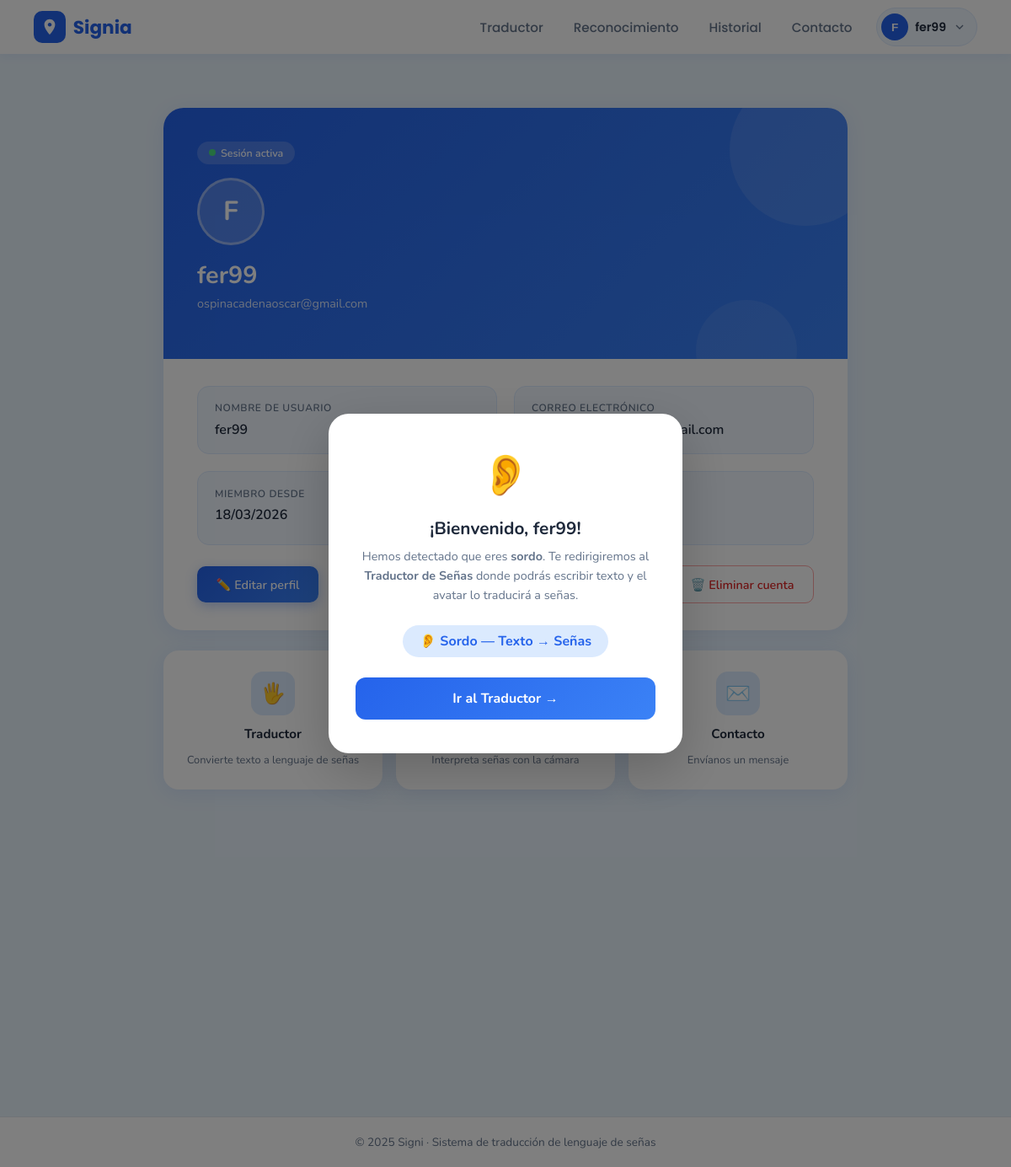
/perfil/ (signed in), run on the app's committed database.
### usuarios/models.py (models this page shows, shortened)
class Usuario(AbstractUser):
    DISCAPACIDAD_CHOICES = [
        ('ninguna', 'Ninguna'),
        ('sordo',   'Sordo'),
        ('mudo',    'Mudo'),
    ]
    discapacidad = models.CharField(
        max_length=10,
        choices=DISCAPACIDAD_CHOICES,
        default='ninguna'
    )

### usuarios/views.py (the view)
# urls.py: path('perfil/',         views.perfil,           name='perfil'),
@login_required
def perfil(request):
    return render(request, 'usuarios/perfil.html', {
        'usuario': request.user,
    })

### usuarios/context_processors.py (called while the page is built)
def disability_modal(request):
    show_modal = False
    if request.user.is_authenticated:
        show_modal = request.session.pop('show_disability_modal', False)
    return {'show_disability_modal': show_modal}

### templates/usuarios/perfil.html (shortened to what this page needs)
{% extends 'base.html' %}
{% load static %}
{% load socialaccount %}
{% block content %}
<div class="page">
  <div class="perfil-card">
    <div class="perfil-header">
      <div class="perfil-badge">Sesión activa</div>
      <div class="perfil-avatar">
        {% get_social_accounts usuario as social_accounts %}
        {% if social_accounts.google %}
          <img src="{{ social_accounts.google.0.get_avatar_url }}" alt="Foto de perfil">
        {% else %}
          <span class="perfil-avatar-inicial">{{ usuario.username|first }}</span>
        {% endif %}
      </div>
      <h1>{{ usuario.username }}</h1>
      <p>{{ usuario.email }}</p>
    </div>
    <div class="perfil-body">
      <div class="info-grid">
        <div class="info-item">
          <label>Nombre de usuario</label>
          <p>{{ usuario.username }}</p>
        </div>
        <div class="info-item">
          <label>Correo electrónico</label>
          <p>{{ usuario.email|default:"No registrado" }}</p>
        </div>
        <div class="info-item">
          <label>Miembro desde</label>
          <p>{{ usuario.date_joined|date:"d/m/Y" }}</p>
        </div>
        <div class="info-item">
          <label>Tipo de acceso</label>
          <p>
            {% if usuario.discapacidad == 'sordo' %}
              <span class="discapacidad-badge disc-sordo">👂 Sordo</span>
            {% elif usuario.discapacidad == 'mudo' %}
              <span class="discapacidad-badge disc-mudo">🤟 Mudo</span>
            {% else %}
              <span class="discapacidad-badge disc-ninguna">🙂 Acceso general</span>
            {% endif %}
          </p>
        </div>
      </div>
      <div class="perfil-acciones">
        <a href="{% url 'editar_perfil' %}" class="btn-accion btn-accion-primary">✏️ Editar perfil</a>
        <a href="{% url 'cambiar_password' %}" class="btn-accion btn-accion-outline">🔒 Cambiar contraseña</a>
        <button onclick="document.getElementById('modalEliminar').style.display='flex'" class="btn-accion btn-accion-danger">🗑️ Eliminar cuenta</button>
      </div>
    </div>
  </div>
  <div class="accesos">
    <a href="{% url 'traduccion' %}" class="acceso-card">
      <div class="acceso-icon">🖐️</div>
      <h3>Traductor</h3>
      <p>Convierte texto a lenguaje de señas</p>
    </a>
    <a href="{% url 'reconocimiento' %}" class="acceso-card">
      <div class="acceso-icon">📷</div>
      <h3>Reconocimiento</h3>
      <p>Interpreta señas con la cámara</p>
    </a>
    <a href="{% url 'contacto' %}" class="acceso-card">
      <div class="acceso-icon">✉️</div>
      <h3>Contacto</h3>
      <p>Envíanos un mensaje</p>
    </a>
  </div>
</div>
{% endblock %}

### templates/base.html (shortened to what this page needs)
{% load static %}
{% load socialaccount %}
<!DOCTYPE html>
<html lang="es">
<head>
    <link rel="stylesheet" href="{% static 'css/style.css' %}">
</head>
<body>
<nav class="main-nav">
    <a class="nav-logo" href="{% url 'index' %}">
        <div class="logo-icon">
            <svg viewBox="0 0 24 24" xmlns="http://www.w3.org/2000/svg">
                <path d="M12 2C8.13 2 5 5.13 5 9c0 5.25 7 13 7 13s7-7.75 7-13c0-3.87-3.13-7-7-7zm0 9.5c-1.38 0-2.5-1.12-2.5-2.5S10.62 6.5 12 6.5s2.5 1.12 2.5 2.5S13.38 11.5 12 11.5z"/>
            </svg>
        </div>
        <span class="logo-text">Signia</span>
    </a>
    <ul class="nav-links">
        {% if user.is_authenticated %}
            <li><a href="{% url 'traduccion' %}">Traductor</a></li>
            <li><a href="{% url 'reconocimiento' %}">Reconocimiento</a></li>
            <li><a href="{% url 'historial' %}">Historial</a></li>
            <li><a href="{% url 'contacto' %}">Contacto</a></li>
        {% else %}
            <li><a href="{% url 'index' %}">Inicio</a></li>
            <li><a href="{% url 'home' %}">Login</a></li>
            <li><a href="{% url 'traduccion' %}">Traductor</a></li>
            <li><a href="{% url 'reconocimiento' %}">Reconocimiento</a></li>
            <li><a href="{% url 'contacto' %}">Contacto</a></li>
        {% endif %}
    </ul>
    {% if user.is_authenticated %}
    <div class="user-menu" id="userMenu">
        <button class="user-menu-btn" onclick="toggleMenu()">
            <div class="user-avatar">
                {% get_social_accounts user as social_accounts %}
                {% if social_accounts.google %}
                    <img src="{{ social_accounts.google.0.get_avatar_url }}" alt="avatar">
                {% else %}
                    {{ user.username|first|upper }}
                {% endif %}
            </div>
            <span class="user-name">{{ user.username }}</span>
            <svg class="user-chevron" viewBox="0 0 24 24" fill="none" stroke="currentColor" stroke-width="2">
                <path d="M6 9l6 6 6-6"/>
            </svg>
        </button>
    </div>
    {% endif %}
</nav>
{% if user.is_authenticated and show_disability_modal %}
<div class="modal-overlay" id="discModal">
    <div class="modal-box">
        {% if user.discapacidad == 'sordo' %}
            <div class="modal-icon">👂</div>
            <h2>¡Bienvenido, {{ user.username }}!</h2>
            <p>Hemos detectado que eres <strong>sordo</strong>. Te redirigiremos al <strong>Traductor de Señas</strong> donde podrás escribir texto y el avatar lo traducirá a señas.</p>
            <div class="modal-disc-badge modal-disc-sordo">👂 Sordo — Texto → Señas</div>
            <a href="{% url 'traduccion' %}" class="modal-btn" onclick="closeModal()">Ir al Traductor →</a>
        {% endif %}
    </div>
</div>
{% endif %}
{% block content %}{% endblock %}
<footer class="main-footer">
    © 2025 Signi · Sistema de traducción de lenguaje de señas
</footer>
</body>
</html>

### static/css/style.css (style rules this page uses)
:root { --blue: #2563eb; --blue-mid: #3b82f6; --blue-pale: #dbeafe; --blue-bg: #eff6ff; --white: #ffffff; --bg: #f0f6ff; --text-dark: #1e3a5f; --text-mid: #4b6a9b; --border: #c8daf5; }
*, *::before, *::after { box-sizing: border-box; margin: 0; padding: 0; }
body { font-family: 'Nunito', 'DM Sans', sans-serif; background: var(--bg); color: var(--text-dark); min-height: 100vh; }
a { text-decoration: none; }
ul { list-style: none; }

### templates/base.html (style rules this page uses)
nav.main-nav { background: #ffffff; display: flex; align-items: center; padding: 0 2.5rem; height: 64px; box-shadow: 0 2px 12px rgba(37,99,235,0.08); position: sticky; top: 0; z-index: 100; }
nav.main-nav .nav-logo { display: flex; align-items: center; gap: 0.55rem; text-decoration: none; margin-right: auto; }
nav.main-nav .logo-icon { width: 38px; height: 38px; background: #2563EB; border-radius: 10px; display: flex; align-items: center; justify-content: center; }
nav.main-nav .logo-icon svg { width: 22px; height: 22px; fill: white; }
nav.main-nav .logo-text { font-family: 'Poppins', sans-serif; font-size: 1.35rem; font-weight: 700; color: #2563EB; }
nav.main-nav .nav-links { display: flex; align-items: center; gap: 0.25rem; list-style: none; margin: 0; padding: 0; }
nav.main-nav .nav-links a { text-decoration: none; font-family: 'Poppins', sans-serif; font-size: 0.95rem; font-weight: 500; color: #64748B; padding: 0.45rem 1rem; border-radius: 999px; transition: color 0.2s, background 0.2s; display: block; }
.user-menu { position: relative; margin-left: 0.75rem; }
.user-menu-btn { display: flex; align-items: center; gap: 0.5rem; background: #F0F7FF; border: 1.5px solid #DBEAFE; border-radius: 999px; padding: 0.35rem 0.75rem 0.35rem 0.35rem; cursor: pointer; transition: all 0.2s; }
.user-avatar { width: 32px; height: 32px; border-radius: 50%; overflow: hidden; display: flex; align-items: center; justify-content: center; background: #2563EB; color: white; font-weight: 700; font-size: 0.85rem; flex-shrink: 0; }
.user-name { font-family: 'Poppins', sans-serif; font-size: 0.88rem; font-weight: 600; color: #1E293B; max-width: 120px; overflow: hidden; text-overflow: ellipsis; white-space: nowrap; }
.user-chevron { width: 16px; height: 16px; color: #64748B; transition: transform 0.2s; }
footer.main-footer { background: #ffffff; text-align: center; padding: 1.25rem; font-size: 0.85rem; color: #64748B; border-top: 1px solid #E2E8F0; margin-top: 27%; }
.modal-overlay { position: fixed; inset: 0; background: rgba(0,0,0,0.5); display: flex; align-items: center; justify-content: center; z-index: 1000; padding: 1rem; }
.modal-box { background: white; border-radius: 24px; padding: 2.5rem 2rem; max-width: 420px; width: 100%; text-align: center; box-shadow: 0 20px 60px rgba(0,0,0,0.2); animation: popIn 0.3s cubic-bezier(0.22,1,0.36,1); }
.modal-icon { font-size: 3rem; margin-bottom: 1rem; }
.modal-box h2 { font-size: 1.3rem; font-weight: 700; color: #1E293B; margin-bottom: 0.5rem; }
.modal-box p { font-size: 0.9rem; color: #64748B; line-height: 1.6; margin-bottom: 1.5rem; }
.modal-disc-badge { display: inline-flex; align-items: center; gap: 0.5rem; padding: 0.5rem 1.25rem; border-radius: 999px; font-weight: 700; font-size: 1rem; margin-bottom: 1.5rem; }
.modal-disc-sordo { background: #DBEAFE; color: #2563EB; }
.modal-btn { display: block; width: 100%; padding: 0.85rem; background: linear-gradient(135deg, #2563EB, #3B82F6); color: white; border: none; border-radius: 12px; font-family: inherit; font-size: 1rem; font-weight: 700; cursor: pointer; text-decoration: none; transition: transform 0.15s; }

### data on the page
Usuario: username|first "F", username "fer99", email "ospinacadenaoscar@gmail.com", date_joined "18/03/2026"
